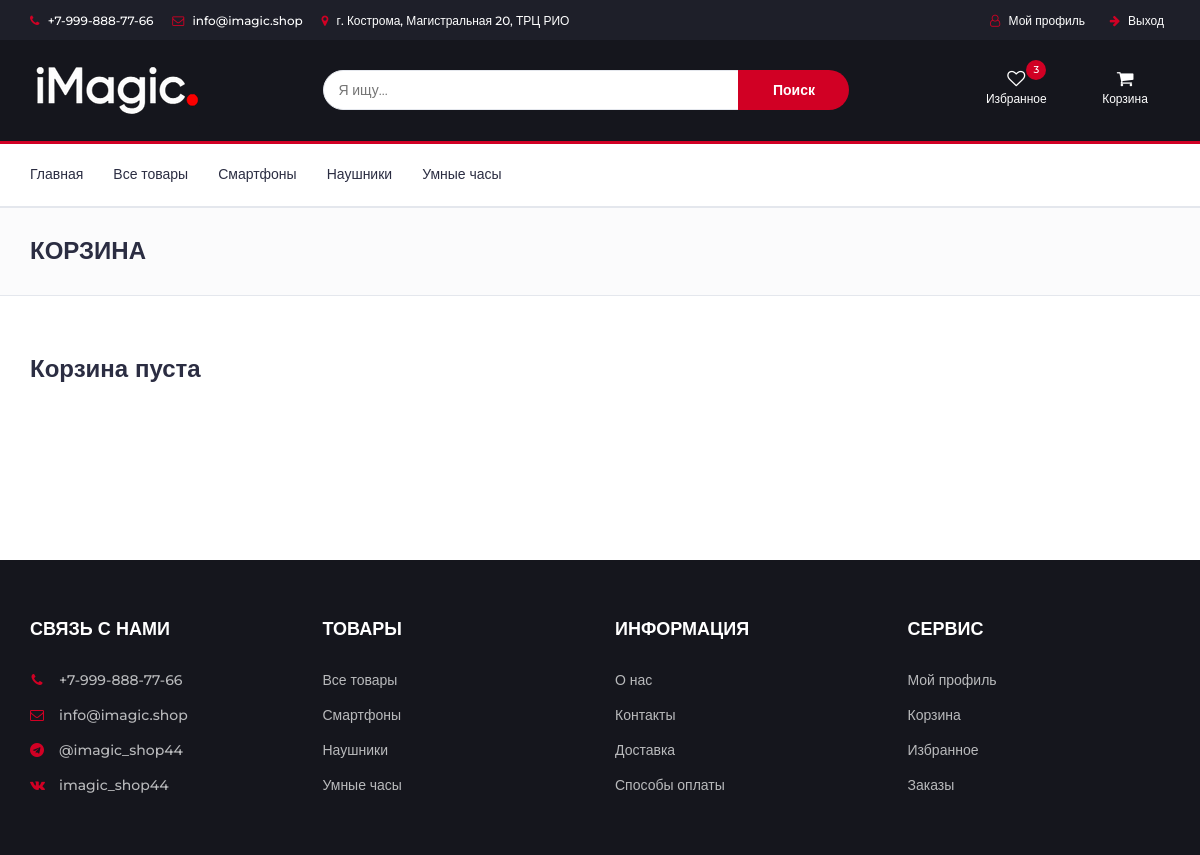
The app's page /cart/ (signed in) with its own data.
### shop/models.py (models this page shows, shortened)
class Category(models.Model):
    name = models.CharField(max_length=100, verbose_name='Название')
    description = models.CharField(max_length=150, verbose_name='Описание')
    slug = models.SlugField(unique=True)
    class Meta:
        ordering = ('id',)
        verbose_name = 'Категория'
        verbose_name_plural = 'Категории'

### cart/views.py (the view)
# urls.py: path('', views.CartItemList.as_view(), name='cart'),
class CartItemList(LoginRequiredMixin, ListView):
    context_object_name = 'items'
    template_name = 'cart.html'
    def get_queryset(self):
        return CartProducts.objects.filter(user=self.request.user)
    def get_context_data(self, *, object_list=None, **kwargs):
        context = super().get_context_data()
        user = get_user_model().objects.get(username=self.request.user.username)
        if self.object_list:
            context['total_price'] = sum([item.get_total_price() for item in user.cart_products.all()])
            context['total_count'] = sum([item.quantity for item in user.cart_products.all()])
        return context

### cart/templatetags/cart_tags.py (called while the page is built)
@register.simple_tag(takes_context=True)
def user_cart(context):
    request = context['request']
    if request.user.is_authenticated:
        return {'total_price': sum([item.get_total_price() for item in request.user.cart_products.all()]),
                'total_count': sum([item.quantity for item in request.user.cart_products.all()]),
                'items': CartProducts.objects.filter(user=request.user)}

### shop/templatetags/shop_tags.py (called while the page is built)
@register.simple_tag()
def get_categories():
    return Category.objects.all()

@register.simple_tag(takes_context=True)
def get_count_favorite(context):
    request = context['request']
    if request.user.is_authenticated:
        return Favorite.objects.filter(user=request.user).count()

### cart/templates/cart.html
{% extends 'base.html' %}
{% load static %}
{% block content %}
    <div id="breadcrumb" class="section">
        <div class="container">
            <div class="row">
                <div class="col-md-12">
                    <h3 class="breadcrumb-header">Корзина</h3>
                </div>
            </div>
        </div>
    </div>
    <div class="section">
        <div class="container">
            <div class="row">
                <div class="col-md-5">
                    {% if items %}
                        <div class="order-summary">
                            <div class="container-cart">
                                <div class="cart-list">
                                    {% for item in items %}
                                        <div class="product-widget">
                                            <div class="product-img">
                                                <img src="{{ item.product.image.url }}" alt="">
                                            </div>
                                            <div class="product-body">
                                                <h3 class="product-name"><a
                                                        href="{% url 'product_detail' item.product.slug %}">{{ item.product.name }}</a>
                                                </h3>
                                                <h4 class="product-price"><span
                                                        class="qty">{{ item.quantity }}x</span>{{ item.get_total_price }}
                                                    ₽
                                                </h4>
                                            </div>
                                            <a class="delete" href="{% url 'delete_from_cart' item.product.slug %}"><i
                                                    class="fa fa-close"></i></a>
                                        </div>
                                    {% endfor %}
                                </div>
                                <div class="cart-summary">
                                    <div class="order-col">
                                        <div><h4>Количество товаров</h4></div>
                                        <div><strong class="order-total">{{ total_count }} шт.</strong></div>
                                    </div>
                                    <div class="order-col">
                                        <div><h4>Сумма заказа</h4></div>
                                        <div><strong class="order-total">{{ total_price }} ₽</strong></div>
                                    </div>
                                </div>
                                <div class="cart-btns">
                                    <a href="{% url 'cart_clear' %}">Очистить корзину</a>
                                    <a href="{% url 'create_order' %}">Купить <i
                                            class="fa fa-arrow-circle-right"></i></a>
                                </div>
                            </div>
                        </div>
                    {% else %}
                        <div class="billing-details">
                            <h3>Корзина пуста</h3>
                        </div>
                    {% endif %}
                </div>
            </div>
        </div>
        <br>
    </div>
{% endblock %}

### templates/base.html (shortened to what this page needs)
{% load static %}
{% load shop_tags %}
{% load cart_tags %}
{% load flatpages %}
<!DOCTYPE html>
<html lang="en">
<head>
    <link type="text/css" rel="stylesheet" href="{% static 'css/bootstrap.min.css' %}">
    <link type="text/css" rel="stylesheet" href="{% static 'css/slick.css' %}"/>
    <link type="text/css" rel="stylesheet" href="{% static 'css/slick-theme.css' %}"/>
    <link rel="stylesheet" href="{% static 'css/font-awesome.min.css' %}">
    <link type="text/css" rel="stylesheet" href="{% static 'css/style.css' %}"/>
</head>
<body>
<div id="main">
    <header>
        <div id="top-header">
            <div class="container">
                <ul class="header-links pull-left">
                    <li><a><i class="fa fa-phone"></i> +7-999-888-77-66</a></li>
                    <li><a><i class="fa fa-envelope-o"></i> info@imagic.shop</a></li>
                    <li><a><i class="fa fa-map-marker"></i> г. Кострома, Магистральная 20, ТРЦ РИО</a></li>
                </ul>
                <ul class="header-links pull-right">
                    {% if request.user.is_authenticated %}
                    <li><a href="{% url 'profile' %}"><i class="fa fa-user-o"></i> Мой профиль</a></li>
                    <li>
                        <form method="post" action="{% url 'logout' %}">
                            <button type="submit"><i class="fa fa-arrow-right"></i> Выход</button>
                        </form>
                    </li>
                    {% else %}
                    <li><a href="{% url 'login' %}"><i class="fa fa-user-o"></i> Вход</a></li>
                    <li><a href="{% url 'register' %}"><i class="fa fa-user-plus"></i> Регистрация</a></li>
                    {% endif %}
                </ul>
            </div>
        </div>
        <div id="header">
            <div class="container">
                <div class="row">
                    <div class="col-md-3">
                        <div class="header-logo">
                            <a href="{% url 'index' %}" class="logo">
                                <img src="{% static 'img/logo.png' %}" alt="">
                            </a>
                        </div>
                    </div>
                    <div class="col-md-6 col-xs-8">
                        <div class="header-search">
                            <form action="{% url 'search' %}">
                                <input name="q" type="search" class="input-select" placeholder="Я ищу...">
                                <button class="search-btn">Поиск</button>
                            </form>
                        </div>
                    </div>
                    <div class="col-md-3 clearfix">
                        <div class="header-ctn">
                            <div>
                                <a href="{% url 'favorites' %}">
                                    <i class="fa fa-heart-o"></i>
                                    <span>Избранное</span>
                                    {% if user.is_authenticated %}
                                    {% get_count_favorite as favorite_count %}
                                    {% if favorite_count != 0 %}
                                    <div class="qty">{{ favorite_count }}</div>
                                    {% endif %}
                                    {% endif %}
                                </a>
                            </div>
                            <div class="dropdown">
                                <a class="dropdown-toggle" data-toggle="dropdown" aria-expanded="true">
                                    <i class="fa fa-shopping-cart"></i>
                                    <span>Корзина</span>
                                    {% user_cart as cart %}
                                </a>
                            </div>
                        </div>
                    </div>
                </div>
            </div>
        </div>
    </header>
    {% block navigation %}
    <nav id="navigation">
        <div class="container">
            <div id="responsive-nav">
                {% get_categories as categories %}
                <ul class="main-nav nav navbar-nav">
                    <li><a href="{% url 'index' %}">Главная</a></li>
                    <li><a href="{% url 'product_list' %}">Все товары</a></li>
                    {% for category in categories %}
                    <li><a href="{% url 'product_in_category' category.slug %}">{{ category.name }}</a></li>
                    {% endfor %}
                </ul>
            </div>
        </div>
    </nav>
    {% endblock %}
    {% block content %}
    {% endblock %}
</div>
<footer id="footer">
    <div class="section">
        <div class="container">
            <div class="row">
                <div class="col-md-3 col-xs-6">
                    <div class="footer">
                        <h3 class="footer-title">Связь с нами</h3>
                        <ul class="footer-links">
                            <li><a href="#"><i class="fa fa-phone"></i>+7-999-888-77-66</a></li>
                            <li><a href="#"><i class="fa fa-envelope-o"></i>info@imagic.shop</a></li>
                            <li><a href="#"><i class="fa fa-telegram"></i>@imagic_shop44</a></li>
                            <li><a href="#"><i class="fa fa-vk"></i>imagic_shop44</a></li>
                        </ul>
                    </div>
                </div>
                <div class="col-md-3 col-xs-6">
                    <div class="footer">
                        <h3 class="footer-title">Товары</h3>
                        <ul class="footer-links">
                            <li><a href="{% url 'product_list' %}">Все товары</a></li>
                            {% get_categories as categories %}
                            {% for category in categories %}
                            <li><a href="{% url 'product_in_category' category.slug %}">{{ category.name }}</a></li>
                            {% endfor %}
                        </ul>
                    </div>
                </div>
                <div class="col-md-3 col-xs-6">
                    <div class="footer">
                        <h3 class="footer-title">Информация</h3>
                        <ul class="footer-links">
                            <li><a href="{% url 'about' %}">О нас</a></li>
                            <li><a href="{% url 'contact' %}">Контакты</a></li>
                            <li><a href="{% url 'delivery' %}">Доставка</a></li>
                            <li><a href="{% url 'pay-method' %}">Способы оплаты</a></li>
                        </ul>
                    </div>
                </div>
                <div class="col-md-3 col-xs-6">
                    <div class="footer">
                        <h3 class="footer-title">Сервис</h3>
                        <ul class="footer-links">
                            <li><a href="{% url 'profile' %}">Мой профиль</a></li>
                            <li><a href="{% url 'cart' %}">Корзина</a></li>
                            <li><a href="{% url 'favorites' %}">Избранное</a></li>
                            <li><a href="{% url 'orders_active' %}">Заказы</a></li>
                        </ul>
                    </div>
                </div>
            </div>
        </div>
    </div>
</footer>
</body>
</html>

### static/css/style.css (style rules this page uses)
body { font-family: 'Montserrat', sans-serif; font-weight: 400; color: #333; margin: 0px; padding: 0px; height: 100%; }
#main { min-height: 70vh; }
h1, h2, h3, h4, h5, h6 { color: #2B2D42; font-weight: 700; margin: 0 0 10px; }
a { color: #2B2D42; font-weight: 500; -webkit-transition: 0.2s color; transition: 0.2s color; }
ul, ol { margin: 0; padding: 0; list-style: none }
.input-select { padding: 0px 15px; background: #FFF; border: 1px solid #E4E7ED; height: 40px; }
.section { padding-top: 30px; padding-bottom: 30px; }
#breadcrumb { padding: 30px 0px; background: #FBFBFC; border-bottom: 1px solid #E4E7ED; margin-bottom: 30px; }
#breadcrumb .breadcrumb-header { display: inline-block; margin-top: 0px; margin-bottom: 0px; margin-right: 15px; text-transform: uppercase; }
#top-header { padding-top: 10px; padding-bottom: 10px; background-color: #1E1F29; }
.header-links li { display: inline-block; margin-right: 15px; font-size: 12px; }
.header-links li:last-child { margin-right: 0px; }
.header-links li a { color: #FFF; }
.header-links li button { background: transparent; color: white; border: none; }
.header-links li i { color: #D10024; margin-right: 5px; }
#header { padding-top: 15px; padding-bottom: 15px; background-color: #15161D; }
.header-logo { float: left; }
.header-logo .logo img { display: block; }
.header-search { padding: 15px 0px; }
.header-search form { position: relative; }
.header-search form .input-select { margin-right: -4px; border-radius: 40px 0px 0px 40px; width: 75%; }
.header-search form .search-btn { height: 40px; width: 20%; background: #D10024; color: #FFF; font-weight: 700; border: none; border-radius: 0px 40px 40px 0px; }
.header-ctn { float: right; padding: 15px 0px; }
.header-ctn > div { display: inline-block; }
.header-ctn > div + div { margin-left: 15px; }
.header-ctn > div > a { display: block; position: relative; width: 90px; text-align: center; color: #FFF; }
.header-ctn > div > a > i { display: block; font-size: 18px; }
.header-ctn > div > a > span { font-size: 12px; }
.header-ctn > div > a > .qty { position: absolute; right: 15px; top: -10px; width: 20px; height: 20px; line-height: 20px; text-align: center; border-radius: 50%; font-size: 10px; color: #FFF; background-color: #D10024; }
#navigation { background: #FFF; border-bottom: 2px solid #E4E7ED; border-top: 3px solid #D10024; }
.main-nav > li + li { margin-left: 30px }
.main-nav > li > a { padding: 20px 0px; }
.main-nav > li > a:after { content: ""; display: block; width: 0%; height: 2px; background-color: #D10024; -webkit-transition: 0.2s all; transition: 0.2s all; }
.billing-details { margin-bottom: 30px; }
#footer { bottom: 0; background: #15161D; color: #B9BABC; width:100%; }
.footer { margin: 30px 0px; }
.footer .footer-title { color: #FFF; text-transform: uppercase; font-size: 18px; margin: 0px 0px 30px; }
.footer-links li + li { margin-top: 15px; }
.footer-links li a { color: #B9BABC; }
.footer-links li i { margin-right: 15px; color: #D10024; width: 14px; text-align: center; }

### records on screen
Category: name "Смартфоны"
Category: name "Наушники"
Category: name "Умные часы"

### other values on screen
{{ favorite_count }} "3"
